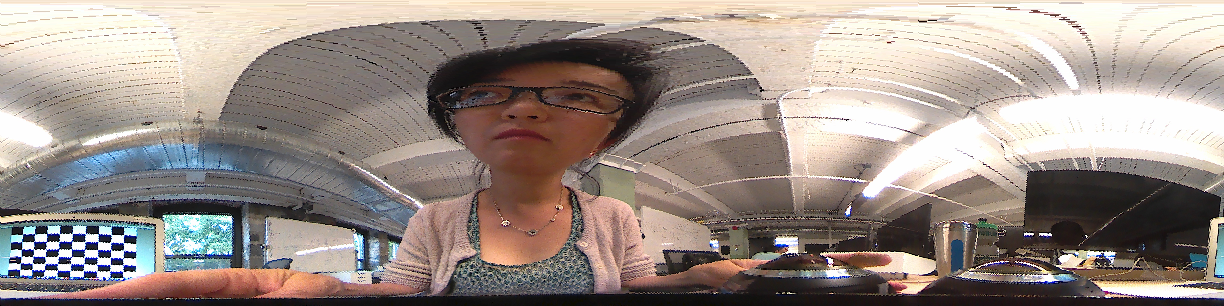
#> input picture fisheye/test2.png, 1224 x 306 px
$ python -i logpolar-slider.py   (imports and definitions only)   (older library calls are emulated)
#> lines starting #> are read from the running program, lines starting #| are printed output that depends on the picture
#> further down, picture is the input picture: shape (306, 1224, 3); mean B, G, R 136.5, 143.3, 155.3
# which device to call: ffmpeg -f avfoundation -list_devices true -i "" (mac)
# set up server: ffserver -d -f /etc/ffserver-gina.conf

'''
todo:
- add options as args
- make a new one to work with two cameras...
- then dev into a manual calibration

'''

import cv2
import numpy as np
import math
import time
import os
import subprocess as sp
import sys


x = 320
y = 240        # h/2
r = 240
xmax = 640
ymax = 480
rmax = 480


def preproc(frame): # this function is only for action cam with 16:9 sensor captured as 4:3

    #resize 16:9 to 4:3 images... eg. 640x480 to 960x480
    h, w = (frame.shape[0], frame.shape[1]*3/2)
    frame_resize = cv2.resize(frame, (w, h))#, interpolation=cv2.CV_INTER_CUBIC)

    # pad image... e.g. 960x960
    if (w !=h):
        #img_sq = np.ndarray(shape = (width, width, 3))
        diff = int((w-h)/2)
        # pad
        frame_pad = cv2.copyMakeBorder(frame_resize, diff, diff, 0, 0, cv2.BORDER_CONSTANT)
        # crop
    #        img_sq = img[0:h, diff:(diff+h)] # crop only the middle
        h, w = frame_pad.shape[: 2]
        print ('image is now squared of size ', (w, h) )
    else:
        frame_pad = frame_resize
        h, w = frame_pad.shape[: 2]
    return frame_pad


def postproc(frame):
    # rotate 90
    h, w = frame.shape[:2]
#> h = 306; w = 1224
    rot_mat = cv2.getRotationMatrix2D((w/2, h/2), -90, 1.0)  # center,  angle, scale
    frame_rot = cv2.warpAffine(frame, rot_mat, (w, h), flags=cv2.INTER_LINEAR)
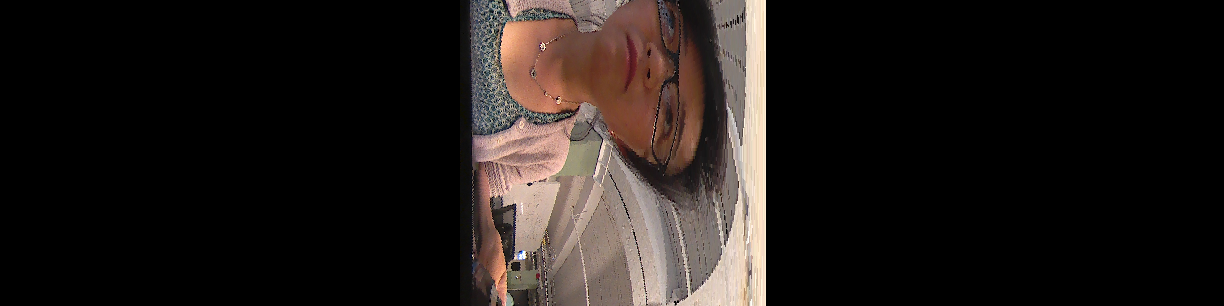
#> frame_rot: shape (306, 1224, 3); mean B, G, R 24.6, 27.1, 32.8

    # resize to pano view
    frame_pano = cv2.resize(frame_rot, (w*2, h/2))#, interpolation=cv2.CV_INTER_CUBIC)
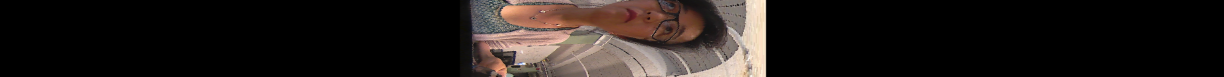
#> frame_pano: shape (153, 2448, 3) (shown at 1/2 size); mean B, G, R 24.6, 27.2, 32.8

    # option 1: play back
#    cv2.imwrite('frame_pano.png', frame_pano)
    cv2.imshow('cam1', cv2.pyrDown(frame_pano))# % count, pano)
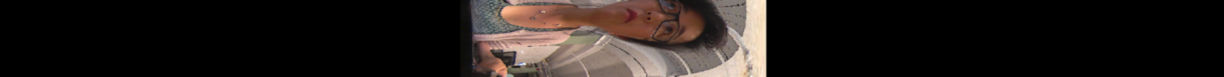
#> window 'cam1': shape (77, 1224, 3); mean B, G, R 24.6, 27.2, 32.8
    return frame_pano

def update(_):
    # fisheye to rectlinear
    polar = cv2.linearPolar(frame_pano, (x, y), r, cv2.WARP_FILL_OUTLIERS)
    frame_pano = postproc(polar)

    cv2.putText(frame_pano, ('params (x, y, r) = '+ str(x) + ', ' + str(y) + ', ' + str(r)), (10, 100), font, 1, (0, 255, 0), 2)
    cv2.imshow(win, frame_pano)
    cv2.waitKey()


# [24 lines not run here, left out]

>>> import cv2
>>> picture = cv2.imread('test2.png')
>>> result = postproc(picture)

$ run again, on fisheye/fish-me-small.png
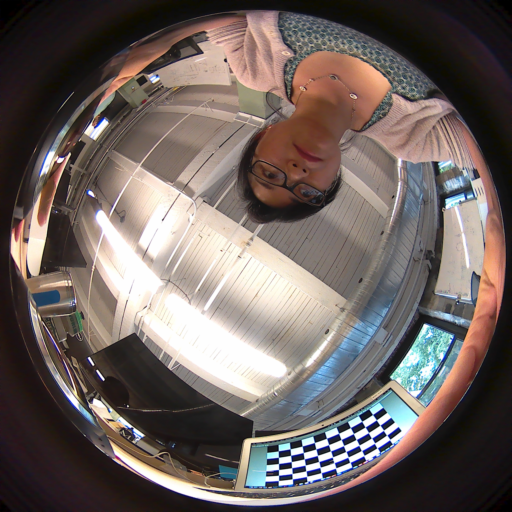
#> input picture fisheye/fish-me-small.png, 512 x 512 px
#> picture is the input picture: shape (512, 512, 3); mean B, G, R 95.7, 99.5, 110.5
#> in postproc, `frame_rot = cv2.warpAffine(frame, rot_mat, (w, h), flags=cv2.INTER_LIN..`:
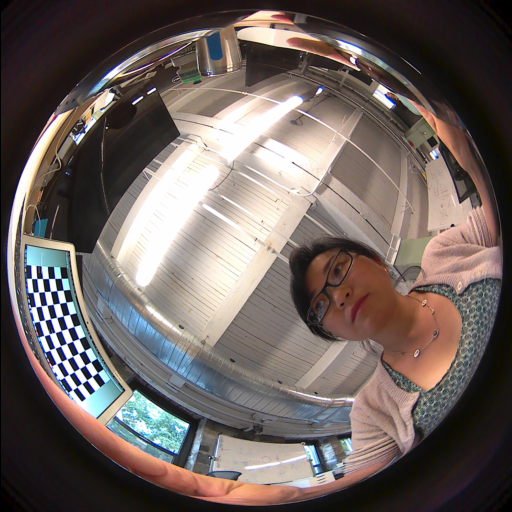
#> frame_rot: shape (512, 512, 3); mean B, G, R 95.7, 99.4, 110.4
#> in postproc, `cv2.imshow('cam1', cv2.pyrDown(frame_pano))# % count, pano)`:
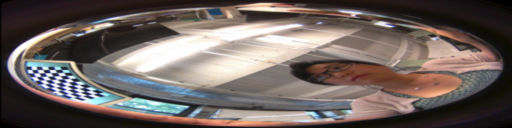
#> window 'cam1': shape (128, 512, 3); mean B, G, R 95.7, 99.5, 110.5

$ run again, on fisheye/fish-me-pan.jpg
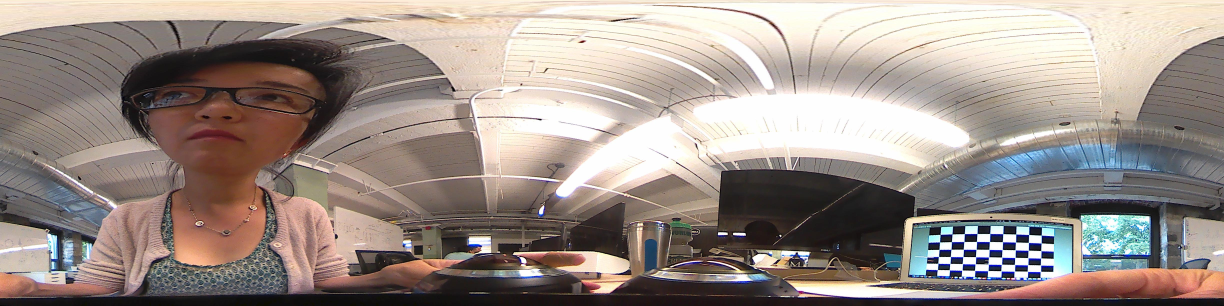
#> input picture fisheye/fish-me-pan.jpg, 4896 x 1224 px (shown at 1/4 size)
#> picture is the input picture: shape (1224, 4896, 3); mean B, G, R 136.6, 143.4, 155.3
#> in postproc, `frame_rot = cv2.warpAffine(frame, rot_mat, (w, h), flags=cv2.INTER_LIN..`:
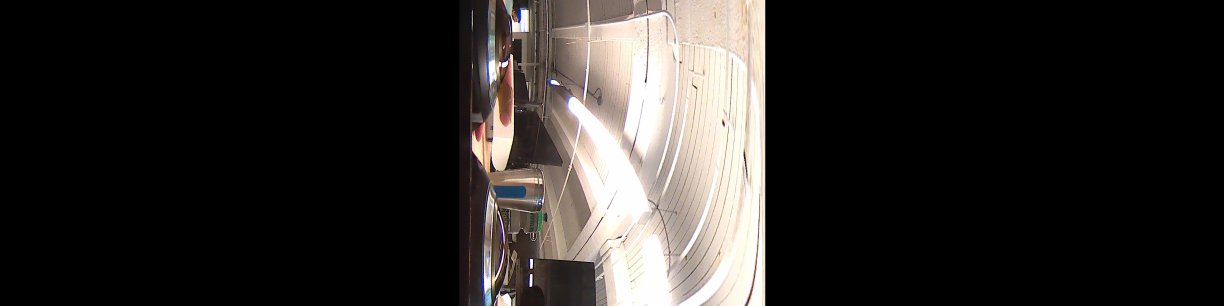
#> frame_rot: shape (1224, 4896, 3) (shown at 1/4 size); mean B, G, R 38.8, 41, 44.1
#> in postproc, `cv2.imshow('cam1', cv2.pyrDown(frame_pano))# % count, pano)`:
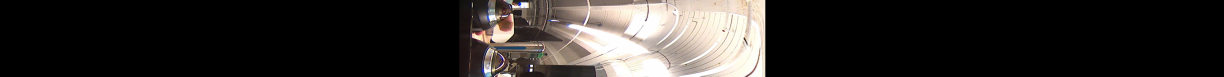
#> window 'cam1': shape (306, 4896, 3) (shown at 1/4 size); mean B, G, R 38.8, 41, 44.1
